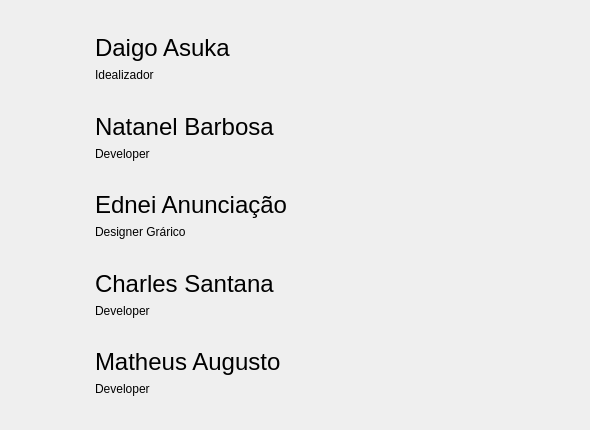
      <widget class="QWidget" name="tab_8">
       <attribute name="title">
        <string>Equipe</string>
       </attribute>
       <widget class="QWidget" name="gridLayoutWidget_8">
        <property name="geometry">
         <rect>
          <x>10</x>
          <y>10</y>
          <width>571</width>
          <height>411</height>
         </rect>
        </property>
        <layout class="QGridLayout" name="gridLayout_9">
         <item row="2" column="1">
          <spacer name="verticalSpacer_22">
           <property name="orientation">
            <enum>Qt::Vertical</enum>
           </property>
           <property name="sizeHint" stdset="0">
            <size>
             <width>20</width>
             <height>40</height>
            </size>
           </property>
          </spacer>
         </item>
         <item row="1" column="10">
          <spacer name="horizontalSpacer_53">
           <property name="orientation">
            <enum>Qt::Horizontal</enum>
           </property>
           <property name="sizeHint" stdset="0">
            <size>
             <width>40</width>
             <height>20</height>
            </size>
           </property>
          </spacer>
         </item>
         <item row="5" column="3">
          <layout class="QVBoxLayout" name="verticalLayout_4">
           <item>
            <widget class="QLabel" name="label_63">
             <property name="font">
              <font>
               <family>Ubuntu</family>
               <pointsize>18</pointsize>
              </font>
             </property>
             <property name="text">
              <string>Ednei Anunciação</string>
             </property>
            </widget>
           </item>
           <item>
            <widget class="QLabel" name="label_69">
             <property name="text">
              <string>Designer Grárico</string>
             </property>
            </widget>
           </item>
          </layout>
         </item>
         <item row="10" column="1">
          <spacer name="verticalSpacer_21">
           <property name="orientation">
            <enum>Qt::Vertical</enum>
           </property>
           <property name="sizeHint" stdset="0">
            <size>
             <width>20</width>
             <height>40</height>
            </size>
           </property>
          </spacer>
         </item>
         <item row="1" column="9">
          <spacer name="horizontalSpacer_58">
           <property name="orientation">
            <enum>Qt::Horizontal</enum>
           </property>
           <property name="sizeHint" stdset="0">
            <size>
             <width>40</width>
             <height>20</height>
            </size>
           </property>
          </spacer>
         </item>
         <item row="3" column="3">
          <layout class="QVBoxLayout" name="verticalLayout_3">
           <item>
            <widget class="QLabel" name="label_61">
             <property name="font">
              <font>
               <family>Ubuntu</family>
               <pointsize>18</pointsize>
              </font>
             </property>
             <property name="text">
              <string>Natanel Barbosa</string>
             </property>
            </widget>
           </item>
           <item>
            <widget class="QLabel" name="label_59">
             <property name="text">
              <string>Developer</string>
             </property>
            </widget>
           </item>
          </layout>
         </item>
         <item row="1" column="0">
          <spacer name="horizontalSpacer_51">
           <property name="orientation">
            <enum>Qt::Horizontal</enum>
           </property>
           <property name="sizeHint" stdset="0">
            <size>
             <width>40</width>
             <height>20</height>
            </size>
           </property>
          </spacer>
         </item>
         <item row="5" column="1">
          <widget class="QLabel" name="label_67">
           <property name="text">
            <string/>
           </property>
           <property name="pixmap">
            <pixmap resource="ImgsResources.qrc">:/Imgs/Avatars/Imgs/avatars/avatar.jpg</pixmap>
           </property>
          </widget>
         </item>
         <item row="1" column="5">
          <spacer name="horizontalSpacer_61">
           <property name="orientation">
            <enum>Qt::Horizontal</enum>
           </property>
           <property name="sizeHint" stdset="0">
            <size>
             <width>40</width>
             <height>20</height>
            </size>
           </property>
          </spacer>
         </item>
         <item row="1" column="3">
          <layout class="QVBoxLayout" name="verticalLayout_2">
           <item>
            <widget class="QLabel" name="label_60">
             <property name="font">
              <font>
               <family>Ubuntu</family>
               <pointsize>18</pointsize>
              </font>
             </property>
             <property name="text">
              <string>Daigo Asuka</string>
             </property>
            </widget>
           </item>
           <item>
            <widget class="QLabel" name="label_62">
             <property name="text">
              <string>Idealizador</string>
             </property>
            </widget>
           </item>
          </layout>
         </item>
         <item row="9" column="3">
          <layout class="QVBoxLayout" name="verticalLayout_6">
           <item>
            <widget class="QLabel" name="label_73">
             <property name="font">
              <font>
               <family>Ubuntu</family>
               <pointsize>18</pointsize>
              </font>
             </property>
             <property name="text">
              <string>Matheus Augusto</string>
             </property>
            </widget>
           </item>
           <item>
            <widget class="QLabel" name="label_72">
             <property name="text">
              <string>Developer</string>
             </property>
            </widget>
           </item>
          </layout>
         </item>
         <item row="1" column="6">
          <spacer name="horizontalSpacer_60">
           <property name="orientation">
            <enum>Qt::Horizontal</enum>
           </property>
           <property name="sizeHint" stdset="0">
            <size>
             <width>40</width>
             <height>20</height>
            </size>
           </property>
          </spacer>
         </item>
         <item row="9" column="1">
          <widget class="QLabel" name="label_68">
           <property name="text">
            <string/>
           </property>
           <property name="pixmap">
            <pixmap resource="ImgsResources.qrc">:/Imgs/Avatars/Imgs/avatars/avatar.jpg</pixmap>
           </property>
          </widget>
         </item>
         <item row="1" column="1">
          <widget class="QLabel" name="label_65">
           <property name="text">
            <string/>
           </property>
           <property name="pixmap">
            <pixmap resource="ImgsResources.qrc">:/Imgs/Avatars/Imgs/avatars/avatar.jpg</pixmap>
           </property>
          </widget>
         </item>
         <item row="1" column="8">
          <spacer name="horizontalSpacer_59">
           <property name="orientation">
            <enum>Qt::Horizontal</enum>
           </property>
           <property name="sizeHint" stdset="0">
            <size>
             <width>40</width>
             <height>20</height>
            </size>
           </property>
          </spacer>
         </item>
         <item row="1" column="7">
          <spacer name="horizontalSpacer_55">
           <property name="orientation">
            <enum>Qt::Horizontal</enum>
           </property>
           <property name="sizeHint" stdset="0">
            <size>
             <width>40</width>
             <height>20</height>
            </size>
           </property>
          </spacer>
         </item>
         <item row="7" column="3">
          <layout class="QVBoxLayout" name="verticalLayout_5">
           <item>
            <widget class="QLabel" name="label_70">
             <property name="font">
              <font>
               <family>Ubuntu</family>
               <pointsize>18</pointsize>
              </font>
             </property>
             <property name="text">
              <string>Charles Santana</string>
             </property>
            </widget>
           </item>
           <item>
            <widget class="QLabel" name="label_71">
             <property name="text">
              <string>Developer</string>
             </property>
            </widget>
           </item>
          </layout>
         </item>
         <item row="6" column="1">
          <spacer name="verticalSpacer_24">
           <property name="orientation">
            <enum>Qt::Vertical</enum>
           </property>
           <property name="sizeHint" stdset="0">
            <size>
             <width>20</width>
             <height>40</height>
            </size>
           </property>
          </spacer>
         </item>
         <item row="1" column="2">
          <spacer name="horizontalSpacer_52">
           <property name="orientation">
            <enum>Qt::Horizontal</enum>
           </property>
           <property name="sizeHint" stdset="0">
            <size>
             <width>40</width>
             <height>20</height>
            </size>
           </property>
          </spacer>
         </item>
         <item row="1" column="12">
          <spacer name="horizontalSpacer_56">
           <property name="orientation">
            <enum>Qt::Horizontal</enum>
           </property>
           <property name="sizeHint" stdset="0">
            <size>
             <width>40</width>
             <height>20</height>
            </size>
           </property>
          </spacer>
         </item>
         <item row="1" column="11">
          <spacer name="horizontalSpacer_54">
           <property name="orientation">
            <enum>Qt::Horizontal</enum>
           </property>
           <property name="sizeHint" stdset="0">
            <size>
             <width>40</width>
             <height>20</height>
            </size>
           </property>
          </spacer>
         </item>
         <item row="1" column="13">
          <spacer name="horizontalSpacer_57">
           <property name="orientation">
            <enum>Qt::Horizontal</enum>
           </property>
           <property name="sizeHint" stdset="0">
            <size>
             <width>40</width>
             <height>20</height>
            </size>
           </property>
          </spacer>
         </item>
         <item row="8" column="1">
          <spacer name="verticalSpacer_25">
           <property name="orientation">
            <enum>Qt::Vertical</enum>
           </property>
           <property name="sizeHint" stdset="0">
            <size>
             <width>20</width>
             <height>40</height>
            </size>
           </property>
          </spacer>
         </item>
         <item row="3" column="1">
          <widget class="QLabel" name="label_66">
           <property name="text">
            <string/>
           </property>
           <property name="pixmap">
            <pixmap resource="ImgsResources.qrc">:/Imgs/Avatars/Imgs/avatars/avatar.jpg</pixmap>
           </property>
          </widget>
         </item>
         <item row="0" column="1">
          <spacer name="verticalSpacer_20">
           <property name="orientation">
            <enum>Qt::Vertical</enum>
           </property>
           <property name="sizeHint" stdset="0">
            <size>
             <width>20</width>
             <height>40</height>
            </size>
           </property>
          </spacer>
         </item>
         <item row="7" column="1">
          <widget class="QLabel" name="label_64">
           <property name="text">
            <string/>
           </property>
           <property name="pixmap">
            <pixmap resource="ImgsResources.qrc">:/Imgs/Avatars/Imgs/avatars/avatar.jpg</pixmap>
           </property>
          </widget>
         </item>
         <item row="4" column="1">
          <spacer name="verticalSpacer_23">
           <property name="orientation">
            <enum>Qt::Vertical</enum>
           </property>
           <property name="sizeHint" stdset="0">
            <size>
             <width>20</width>
             <height>40</height>
            </size>
           </property>
          </spacer>
         </item>
         <item row="1" column="4">
          <spacer name="horizontalSpacer_62">
           <property name="orientation">
            <enum>Qt::Horizontal</enum>
           </property>
           <property name="sizeHint" stdset="0">
            <size>
             <width>40</width>
             <height>20</height>
            </size>
           </property>
          </spacer>
         </item>
        </layout>
       </widget>
      </widget>
